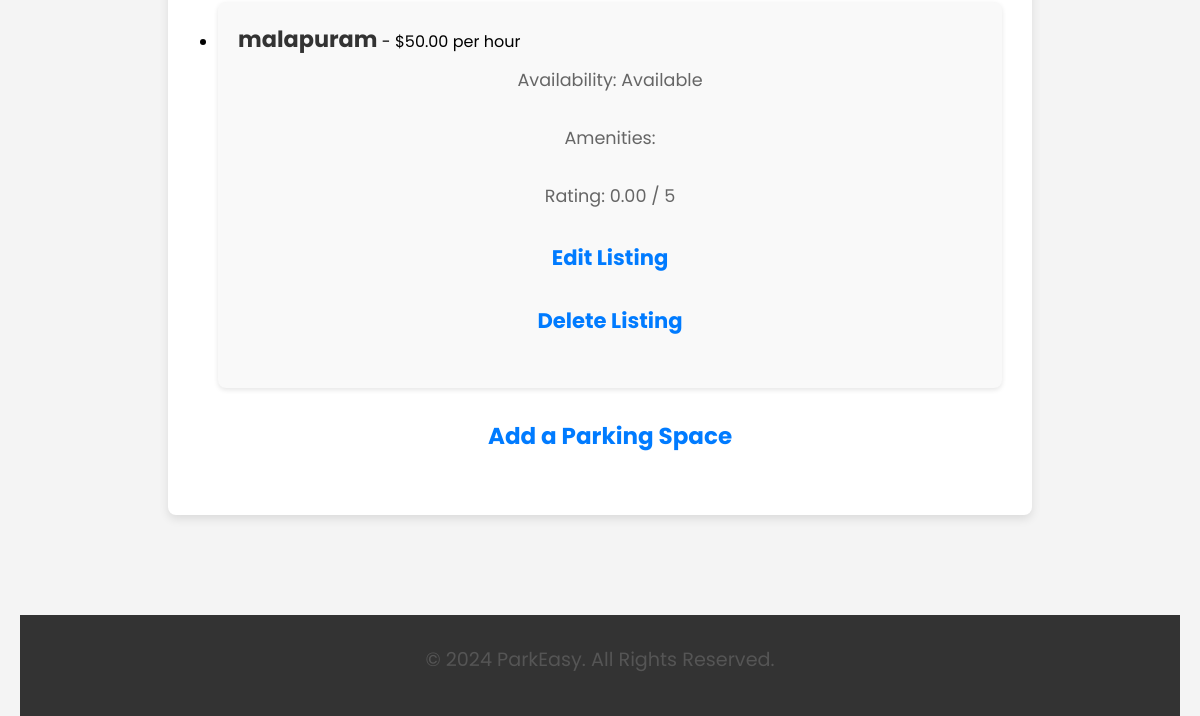
The app's page /parkeasy/listed-parking-spaces/ (signed in, lower part), older data.
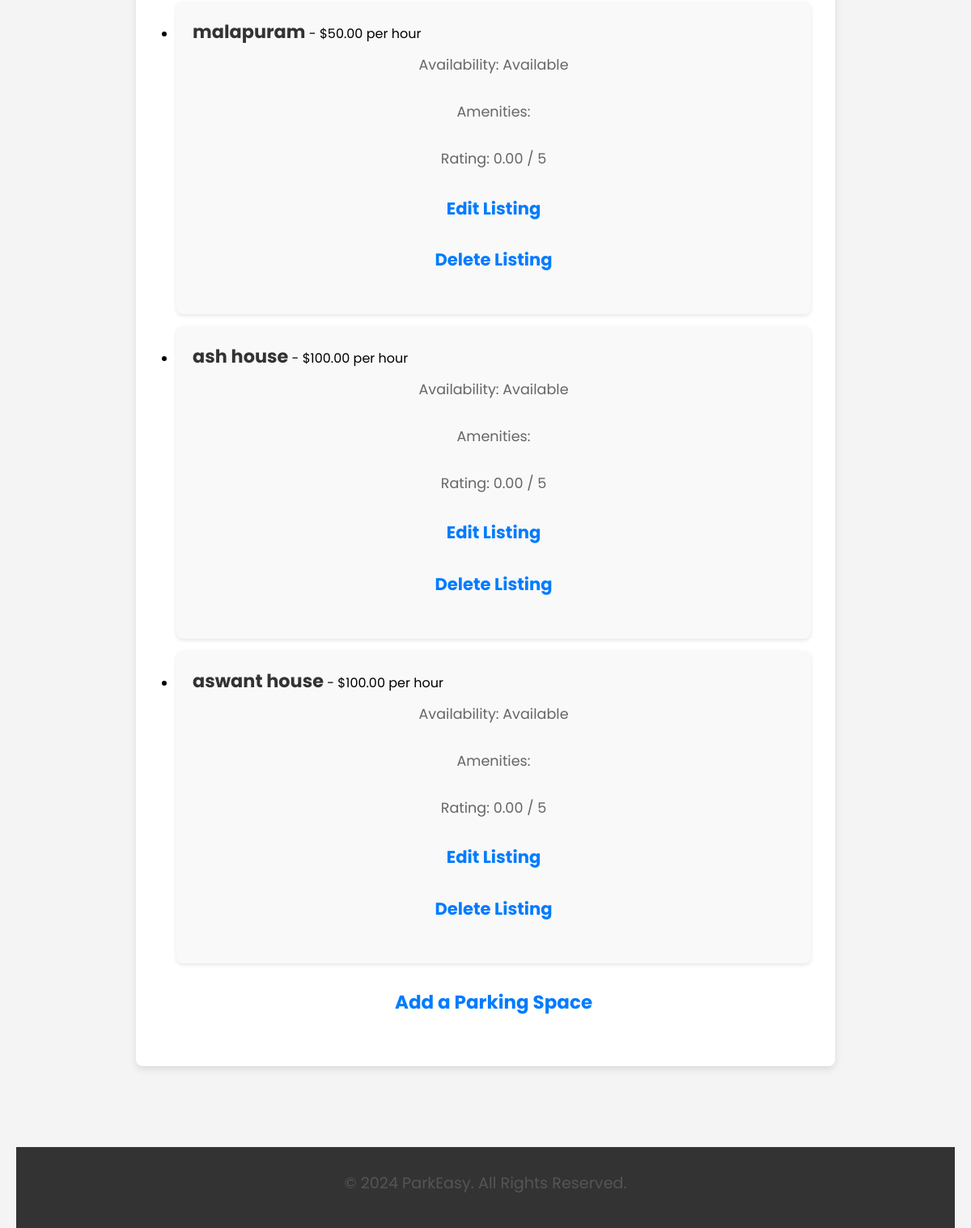
The same page, newer data.
### ParkEasyApp/models.py (models this page shows, shortened)
class ParkingSpace(models.Model):
    host = models.ForeignKey(ParkEasyUser, on_delete=models.CASCADE, related_name="parking_spaces")
    location = models.CharField(max_length=255)
    price_per_hour = models.DecimalField(max_digits=6, decimal_places=2)
    availability = models.BooleanField(default=True)  # Indicates if space is available for booking
    amenities = models.TextField(blank=True, null=True)  # Optional description of amenities
    rating = models.DecimalField(max_digits=3, decimal_places=2, default=0.0)  # Average rating by users
    created_at = models.DateTimeField(auto_now_add=True)
    class Meta:
        indexes = [
            models.Index(fields=['host', 'location']),
        ]

### ParkEasyApp/views.py (the view)
# urls.py: path('listed-parking-spaces/', views.my_listed_parking_spaces, name='my_listed_parking_spaces'),
@login_required
def my_listed_parking_spaces(request):
    user_profile = ParkEasyUser.objects.get(user=request.user)
    parking_spaces = ParkingSpace.objects.filter(host=user_profile)
    if not parking_spaces:
        return render(request, 'my_listed_parking_spaces.html', {'message': 'You haven\'t listed any parking spaces yet.'})
    return render(request, 'my_listed_parking_spaces.html', {'parking_spaces': parking_spaces})

### templates/my_listed_parking_spaces.html (shortened to what this page needs)
{% extends 'base.html' %}
{% load static %}
{% block content %}
    <div class="main-content">
        {% if parking_spaces %}
            <ul>
                {% for space in parking_spaces %}
                    <li>
                        <div class="parking-item-container">
                            <strong>{{ space.location }}</strong> - ${{ space.price_per_hour }} per hour
                            <p>Availability: {% if space.availability %} Available {% else %} Not Available {% endif %}</p>
                            <p>Amenities: {{ space.amenities }}</p>
                            <p>Rating: {{ space.rating }} / 5</p>
                            <p><a href="#">Edit Listing</a>  <a href="#">Delete Listing</a></p>
                        </div>
                    </li>
                {% endfor %}
                <p><a href="{% url 'add_parking_space' %}">Add a Parking Space</a></p>
            </ul>
        {% elif message %}
            <p>{{ message }} <a href="{% url 'add_parking_space' %}">Add a Parking Space !</a> now!</p>
        {% endif %}
    </div>
{% endblock %}

Row changes from the older to the newer data that the page shows:
added ParkingSpace: location "ash house", price_per_hour "100.00", availability "Available", rating "0.00"
added ParkingSpace: location "aswant house", price_per_hour "100.00", availability "Available", rating "0.00"
